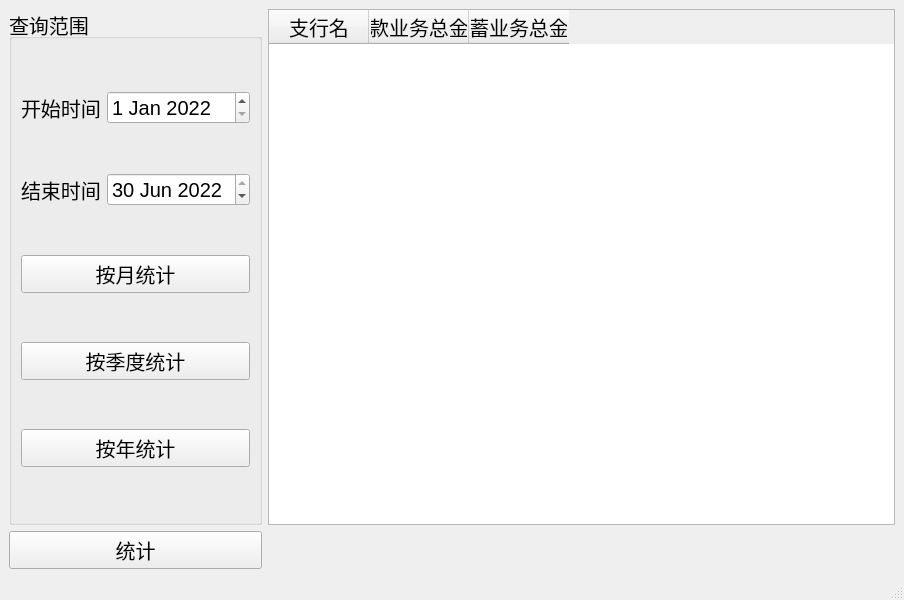
<?xml version="1.0" encoding="UTF-8"?>
<ui version="4.0">
 <class>statistic</class>
 <widget class="QMainWindow" name="statistic">
  <property name="geometry">
   <rect>
    <x>0</x>
    <y>0</y>
    <width>904</width>
    <height>600</height>
   </rect>
  </property>
  <property name="windowTitle">
   <string>业务统计</string>
  </property>
  <property name="windowIcon">
   <iconset resource="res.qrc">
    <normaloff>:/icons/images/mysql.png</normaloff>:/icons/images/mysql.png</iconset>
  </property>
  <widget class="QWidget" name="centralwidget">
   <layout class="QGridLayout" name="gridLayout_2">
    <item row="0" column="0">
     <widget class="QGroupBox" name="groupBox">
      <property name="font">
       <font>
        <pointsize>15</pointsize>
       </font>
      </property>
      <property name="title">
       <string>查询范围</string>
      </property>
      <layout class="QGridLayout" name="gridLayout">
       <item row="0" column="0">
        <widget class="QLabel" name="label_5">
         <property name="font">
          <font>
           <pointsize>15</pointsize>
          </font>
         </property>
         <property name="text">
          <string>开始时间</string>
         </property>
        </widget>
       </item>
       <item row="0" column="1">
        <widget class="QDateEdit" name="startDate">
         <property name="font">
          <font>
           <pointsize>15</pointsize>
          </font>
         </property>
         <property name="dateTime">
          <datetime>
           <hour>0</hour>
           <minute>0</minute>
           <second>0</second>
           <year>2022</year>
           <month>1</month>
           <day>1</day>
          </datetime>
         </property>
        </widget>
       </item>
       <item row="1" column="0">
        <widget class="QLabel" name="label_6">
         <property name="font">
          <font>
           <pointsize>15</pointsize>
          </font>
         </property>
         <property name="text">
          <string>结束时间</string>
         </property>
        </widget>
       </item>
       <item row="1" column="1">
        <widget class="QDateEdit" name="endDate">
         <property name="font">
          <font>
           <pointsize>15</pointsize>
          </font>
         </property>
         <property name="dateTime">
          <datetime>
           <hour>0</hour>
           <minute>0</minute>
           <second>0</second>
           <year>2022</year>
           <month>6</month>
           <day>30</day>
          </datetime>
         </property>
        </widget>
       </item>
       <item row="2" column="0" colspan="2">
        <widget class="QPushButton" name="btnMonth">
         <property name="font">
          <font>
           <pointsize>15</pointsize>
          </font>
         </property>
         <property name="text">
          <string>按月统计</string>
         </property>
        </widget>
       </item>
       <item row="3" column="0" colspan="2">
        <widget class="QPushButton" name="btnQuarter">
         <property name="font">
          <font>
           <pointsize>15</pointsize>
          </font>
         </property>
         <property name="text">
          <string>按季度统计</string>
         </property>
        </widget>
       </item>
       <item row="4" column="0" colspan="2">
        <widget class="QPushButton" name="btnYear">
         <property name="font">
          <font>
           <pointsize>15</pointsize>
          </font>
         </property>
         <property name="text">
          <string>按年统计</string>
         </property>
        </widget>
       </item>
      </layout>
     </widget>
    </item>
    <item row="0" column="1">
     <widget class="QTableWidget" name="tbInfo">
      <property name="font">
       <font>
        <pointsize>15</pointsize>
       </font>
      </property>
      <column>
       <property name="text">
        <string>支行名</string>
       </property>
      </column>
      <column>
       <property name="text">
        <string>贷款业务总金额</string>
       </property>
      </column>
      <column>
       <property name="text">
        <string>储蓄业务总金额</string>
       </property>
      </column>
     </widget>
    </item>
    <item row="1" column="0">
     <widget class="QPushButton" name="btnRun">
      <property name="font">
       <font>
        <pointsize>15</pointsize>
       </font>
      </property>
      <property name="text">
       <string>统计</string>
      </property>
     </widget>
    </item>
   </layout>
  </widget>
  <widget class="QMenuBar" name="menubar">
   <property name="geometry">
    <rect>
     <x>0</x>
     <y>0</y>
     <width>904</width>
     <height>26</height>
    </rect>
   </property>
  </widget>
  <widget class="QStatusBar" name="statusbar"/>
 </widget>
 <resources>
  <include location="res.qrc"/>
 </resources>
 <connections/>
</ui>
